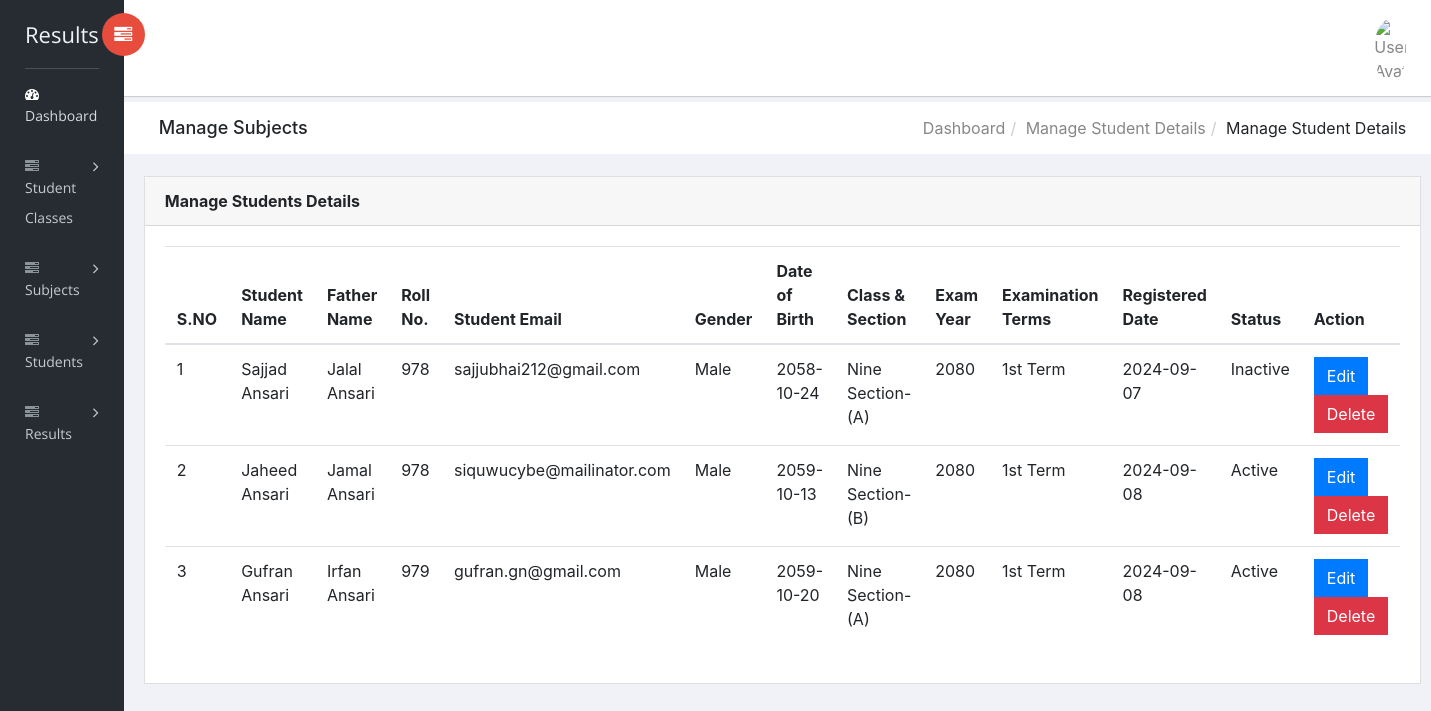
Page /Dashboard/results/manage-student.php on the committed database.
### tables this page shows
CREATE TABLE `stnstudents` (
  `id` int(11) NOT NULL,
  `StudentName` varchar(255) NOT NULL,
  `RollId` varchar(100) NOT NULL,
  `StudentEmail` varchar(100) NOT NULL,
  `Gender` varchar(100) NOT NULL,
  `DOB` varchar(100) NOT NULL,
  `ClassId` int(11) NOT NULL,
  `RegDate` date NOT NULL,
  `UpdationDate` date NOT NULL,
  `Status` int(5) NOT NULL,
  `FatherName` varchar(255) NOT NULL,
  `ExamYear` int(11) NOT NULL,
  `ExaminationTerms` varchar(255) NOT NULL
);

CREATE TABLE `stnclasses` (
  `id` int(11) NOT NULL,
  `ClassName` varchar(255) NOT NULL,
  `ClassNameNumeric` int(4) NOT NULL,
  `Section` varchar(4) NOT NULL,
  `CreationDate` date NOT NULL,
  `UpdationDate` date NOT NULL
);

### Dashboard/results/manage-student.php (the view, shortened to what this page needs)
<?php
include('includes/dbconnection.php');
?>
<!doctype html>
<html class="no-js" lang="en">
<head>
    <link rel="stylesheet" href="../vendors/bootstrap/dist/css/bootstrap.min.css">
    <link rel="stylesheet" href="../vendors/font-awesome/css/font-awesome.min.css">
    <link rel="stylesheet" href="../vendors/themify-icons/css/themify-icons.css">
    <link rel="stylesheet" href="../vendors/flag-icon-css/css/flag-icon.min.css">
    <link rel="stylesheet" href="../vendors/selectFX/css/cs-skin-elastic.css">
    <link rel="stylesheet" href="../assets/css/style.css">
</head>
<body>
    <?php include_once('includes/sidebar.php');?>
    <div id="right-panel" class="right-panel">
        <?php include_once('includes/header.php');?>
        <div class="breadcrumbs">
            <div class="col-sm-4">
                <div class="page-header float-left">
                    <div class="page-title">
                        <h1>Manage Subjects</h1>
                    </div>
                </div>
            </div>
            <div class="col-sm-8">
                <div class="page-header float-right">
                    <div class="page-title">
                        <ol class="breadcrumb text-right">
                            <li><a href="dashboard.php">Dashboard</a></li>
                            <li><a href="manage-Subjects.php">Manage Student Details</a></li>
                            <li class="active">Manage Student Details</li>
                        </ol>
                    </div>
                </div>
            </div>
        </div>
        <div class="content mt-3">
            <div class="animated fadeIn">
                <div class="row">
                    <div class="col-lg-12">
                        <div class="card">
                            <div class="card-header">
                                <strong class="card-title">Manage Students Details</strong>
                            </div>
                            <div class="card-body">
                            <table class="table">
    <thead>
        <tr>
            <th>S.NO</th>
            <th>Student Name</th>
            <th>Father Name</th>
            <th>Roll No.</th>
            <th>Student Email</th>
            <th>Gender</th>
            <th>Date of Birth</th>
            <th>Class & Section</th>
            <th>Exam Year</th>
            <th>Examination Terms</th>
            <th>Registered Date</th>
            <th>Status</th>
            <th>Action</th>
        </tr>
    </thead>
    <tbody>
    <?php
    $sql = "SELECT stnstudents.*, stnclasses.ClassName, stnclasses.Section FROM stnstudents JOIN stnclasses ON stnstudents.ClassId = stnclasses.id";
    $query = $dbh->prepare($sql);
    $query->execute();
    $results = $query->fetchAll(PDO::FETCH_OBJ);
    $cnt = 1;
    if ($query->rowCount() > 0) {
        foreach ($results as $result) {
    ?>
        <tr>
            <td><?php echo htmlentities($cnt); ?></td>
            <td><?php echo htmlentities($result->StudentName); ?></td>
            <td><?php echo htmlentities($result->FatherName); ?></td>
            <td><?php echo htmlentities($result->RollId); ?></td>
            <td><?php echo htmlentities($result->StudentEmail); ?></td>
            <td><?php echo htmlentities($result->Gender); ?></td>
            <td><?php echo htmlentities($result->DOB); ?></td>
            <td><?php echo htmlentities($result->ClassName . " Section-(" . $result->Section . ")"); ?></td>
            <td><?php echo htmlentities($result->ExamYear); ?></td>
            <td><?php echo htmlentities($result->ExaminationTerms); ?></td>
            <td><?php echo htmlentities($result->RegDate); ?></td>
            <td><?php echo htmlentities($result->Status == 0 ? 'Inactive' : 'Active'); ?></td>
            <td>
            <a href="editStudent.php?editid=<?php echo htmlentities ($row->id);?>" class="btn btn-primary">Edit</a>
    <a href="manage-student.php?delid=<?php echo htmlentities($result->id); ?>" class="btn btn-danger" onclick="return confirm('Do you really want to delete?');">Delete</a>
</td>
        </tr>
    <?php
        $cnt++;
        }
    }
    ?>
    </tbody>
</table>
                            </div>
                        </div>
                    </div>
                </div>
            </div>
        </div>
    </div>
</body>
</html>

### rows in the picture
stnstudents: StudentName "Sajjad Ansari", FatherName "Jalal Ansari", RollId "978", StudentEmail "sajjubhai212@gmail.com", Gender "Male", DOB "2058-10-24", stnclasses.ClassName+Section "Nine Section-(A)", ExamYear "2080", ExaminationTerms "1st Term", RegDate "2024-09-07", Status "Inactive"
stnstudents: StudentName "Jaheed Ansari", FatherName "Jamal Ansari", RollId "978", StudentEmail "siquwucybe@mailinator.com", Gender "Male", DOB "2059-10-13", stnclasses.ClassName+Section "Nine Section-(B)", ExamYear "2080", ExaminationTerms "1st Term", RegDate "2024-09-08", Status "Active"
stnstudents: StudentName "Gufran Ansari", FatherName "Irfan Ansari", RollId "979", StudentEmail "gufran.gn@gmail.com", Gender "Male", DOB "2059-10-20", stnclasses.ClassName+Section "Nine Section-(A)", ExamYear "2080", ExaminationTerms "1st Term", RegDate "2024-09-08", Status "Active"
